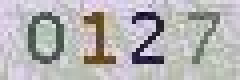
#> input picture Code_Recognition_By_SunWei/DataSet2/data/0127.jpg, 60 x 20 px, found by its file name (shown 4 times larger); its folder holds 3 pictures in this run
$ python Recognition_Based_on_KNN_Feature.py
#> lines starting #> are read from the running program, lines starting #| are printed output that depends on the picture; after the words box and inside, x2 and y2 are one past the last pixel; in counts of white or black regions, pixels touching at a corner belong together
### Code_Recognition_By_SunWei/Dataset.py
# -*- coding: utf-8 -*-
"""
Created on Tue Nov 27 19:23:05 2018

@author: SunWei
"""
import numpy
import os
from fnmatch import fnmatch
import cv2
class Dataset():
    # 采集数据
    #filedir:文件路径
    #content: 'train'/'test'
    #num:数据数量
    #code_num:验证码数量
    #feature_set: 1 提取局部特征  0 不提取局部特征
    #feature_num: 特征数量
    #maxy:纵向上边界
    #miny:纵向下边界
    #minx:横向起始位置
    #maxx:横向结束位置
    #distance:每个字符相差距离
    def __init__(self,filedir,num,feature_set=1,feature_num=5):
        self.filedir=filedir
        self.num=num
        self.feature_set=feature_set
        file_dir = self.filedir + 'Data'
        for file in os.listdir(file_dir):
            if fnmatch(file, '*.jpg'):
                img_name = file
                im = self._get_dynamic_binary_image(file_dir, img_name)
#> in _get_dynamic_binary_image, im is the input picture: shape (20, 60, 3); mean B, G, R 179.6, 178.5, 180.7
#> in _get_dynamic_binary_image, `im = cv2.cvtColor(im, cv2.COLOR_RGB2GRAY)`:
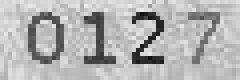
#> im: shape (20, 60) (shown 4 times larger); min 16, max 236, mean 179.1
#> in _get_dynamic_binary_image, `th1 = cv2.adaptiveThreshold(im, 255, cv2.ADAPTIVE_THRESH_GAUSSIAN_C, c..`:
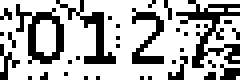
#> th1: shape (20, 60) (shown 4 times larger); 70% white; black in thin lines or dots
                break
        h, w = im.shape[:2]
#> h = 20; w = 60
        x = numpy.zeros(shape=(w,))
#> x = 60 values from 0 to 0
        y = numpy.zeros(shape=(h,))
#> y = 20 values from 0 to 0
        xstart,xend,ystart,yend=[],[],[],[]
        k,flag= 0,0
        for file in os.listdir(file_dir):
            if fnmatch(file, '*.jpg'):
                img_name = file
                im = self._get_dynamic_binary_image(file_dir, img_name)
                im = self.clear_border(im)
#> after the loop in clear_border, `for y in range(0, w):`:
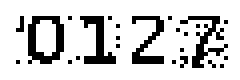
#> img: shape (20, 60) (shown 4 times larger); 81.8% white; black in thin lines or dots, all inside (x1, y1, x2, y2) = (4, 4, 57, 17)
                im = self.interference_line(im)
#> after the loop in interference_line, `for y in range(1, w - 1):`:
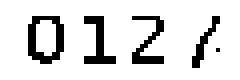
#> img: shape (20, 60) (shown 4 times larger); 86.2% white; black in thin lines or dots, all inside (x1, y1, x2, y2) = (7, 4, 55, 17)
                im = 1-im/255
                k=k+1
                if k>30:
                    break
                for i in range(w):
                    x[i] = im[:, i].sum() + x[i]
#> after the loop, x = 60 values, max 12 at index 24, min 0 at index 0, mean 2.75
                for i in range(h):
                    y[i] = im[i].sum() + y[i]
#> after the loop, y = 20 values, max 26 at index 14, min 0 at index 0, mean 8.25
#> pass 2 of the loop in __init__, `for file in os.listdir(file_dir):`:
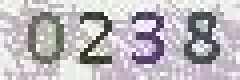
#> input picture Code_Recognition_By_SunWei/DataSet2/data/0238.jpg, 60 x 20 px, found by its file name (shown 4 times larger)
#> in _get_dynamic_binary_image, im is the input picture: shape (20, 60, 3); mean B, G, R 188.6, 183.7, 188.1
#> in _get_dynamic_binary_image (call 3), `th1 = cv2.adaptiveThreshold(im, 255, cv2.ADAPTIVE_THRESH_GAUSSIAN_C, c..`:
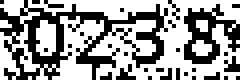
#> th1: shape (20, 60) (shown 4 times larger); 60.9% white; black in thin lines or dots
#> after the loop in interference_line (call 2), `for y in range(1, w - 1):`:
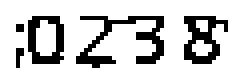
#> img: shape (20, 60) (shown 4 times larger); 80.1% white; black in thin lines or dots, all inside (x1, y1, x2, y2) = (4, 4, 57, 17)
#> after the loop in __init__, `for i in range(w):`: x = 60 values, max 23 at index 8, min 0 at index 0, mean 6.73
#> after the loop in __init__, `for i in range(h):`: y = 20 values, max 58 at index 14, min 0 at index 0, mean 20.2
#> pass 3 of the loop in __init__, `for file in os.listdir(file_dir):`:
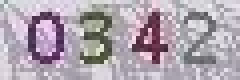
#> input picture Code_Recognition_By_SunWei/DataSet2/data/0342.jpg, 60 x 20 px, found by its file name (shown 4 times larger)
#> in _get_dynamic_binary_image, im is the input picture: shape (20, 60, 3); mean B, G, R 175.1, 164.3, 174.9
#> in _get_dynamic_binary_image (call 4), `th1 = cv2.adaptiveThreshold(im, 255, cv2.ADAPTIVE_THRESH_GAUSSIAN_C, c..`:
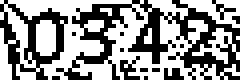
#> th1: shape (20, 60) (shown 4 times larger); 58.2% white; black in thin lines or dots
#> after the loop in interference_line (call 3), `for y in range(1, w - 1):`:
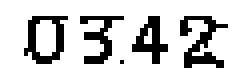
#> img: shape (20, 60) (shown 4 times larger); 81% white; black in thin lines or dots, all inside (x1, y1, x2, y2) = (6, 4, 57, 17)
#> after the loop in __init__, `for i in range(w):`: x = 60 values, max 34 at index 8, min 0 at index 0, mean 10.53
#> after the loop in __init__, `for i in range(h):`: y = 20 values, max 82 at index 4, min 0 at index 0, mean 31.6
        for i in range(1,len((x> 80))-1):
            if (x > 80)[i] and flag==0:
                xstart.append(i)
                flag = 1
            if ~((x > 80)[i]):
                if flag:
                    xend.append(i)
                flag = 0
#> this loop made 58 passes
#> after the loop, xend = []; xstart = []
        flag=0
        for i in range(1,(len(( y> 100))-1)):
            if (y > 100)[i] and flag == 0:
                ystart.append(i)
                flag = 1
            if ~((y > 100)[i]):
                if flag:
                    yend.append(i)
                flag = 0
#> this loop made 18 passes
#> after the loop, yend = []; ystart = []
#> (the run stopped early here; a loop or call above may not have finished)
